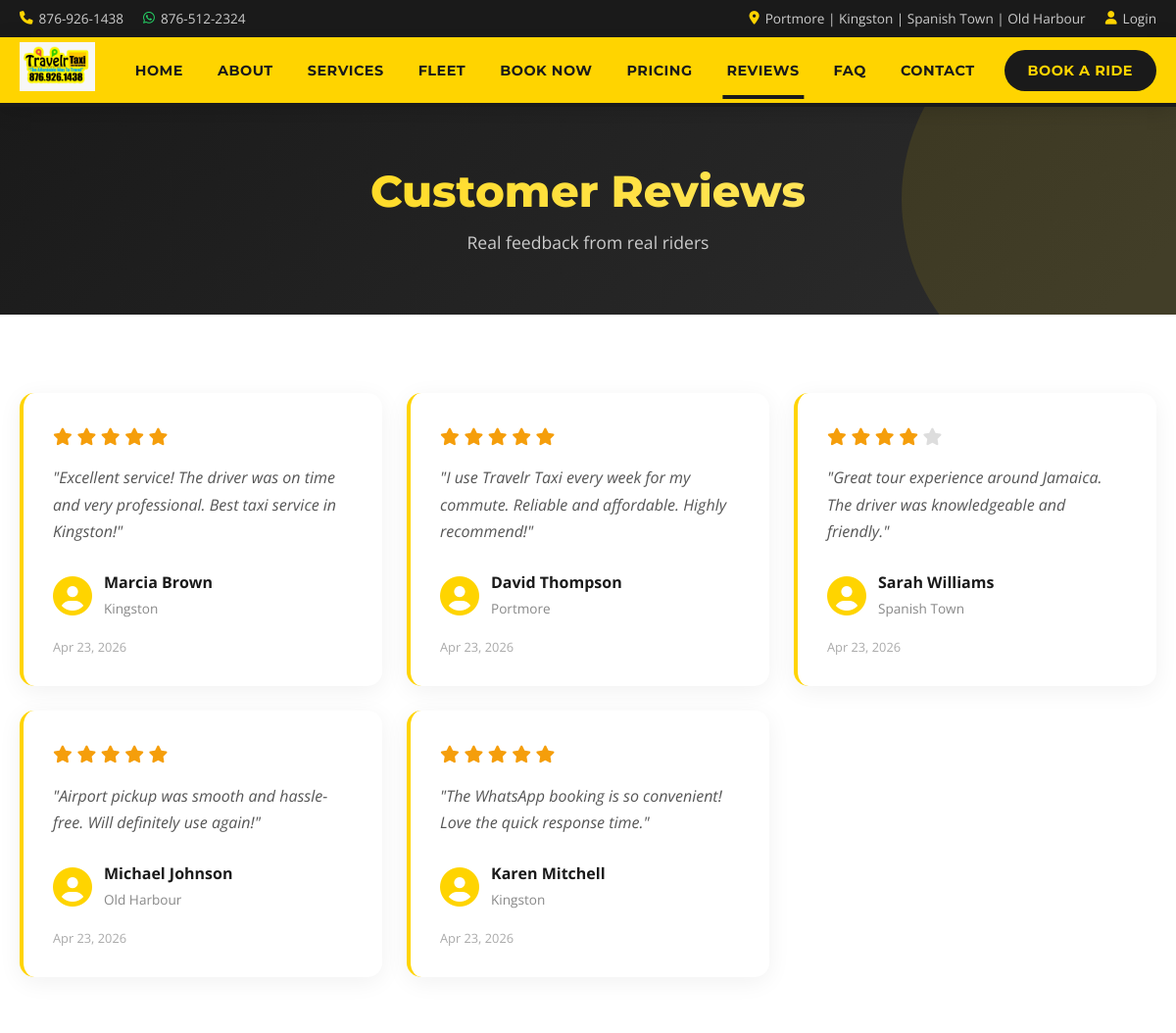
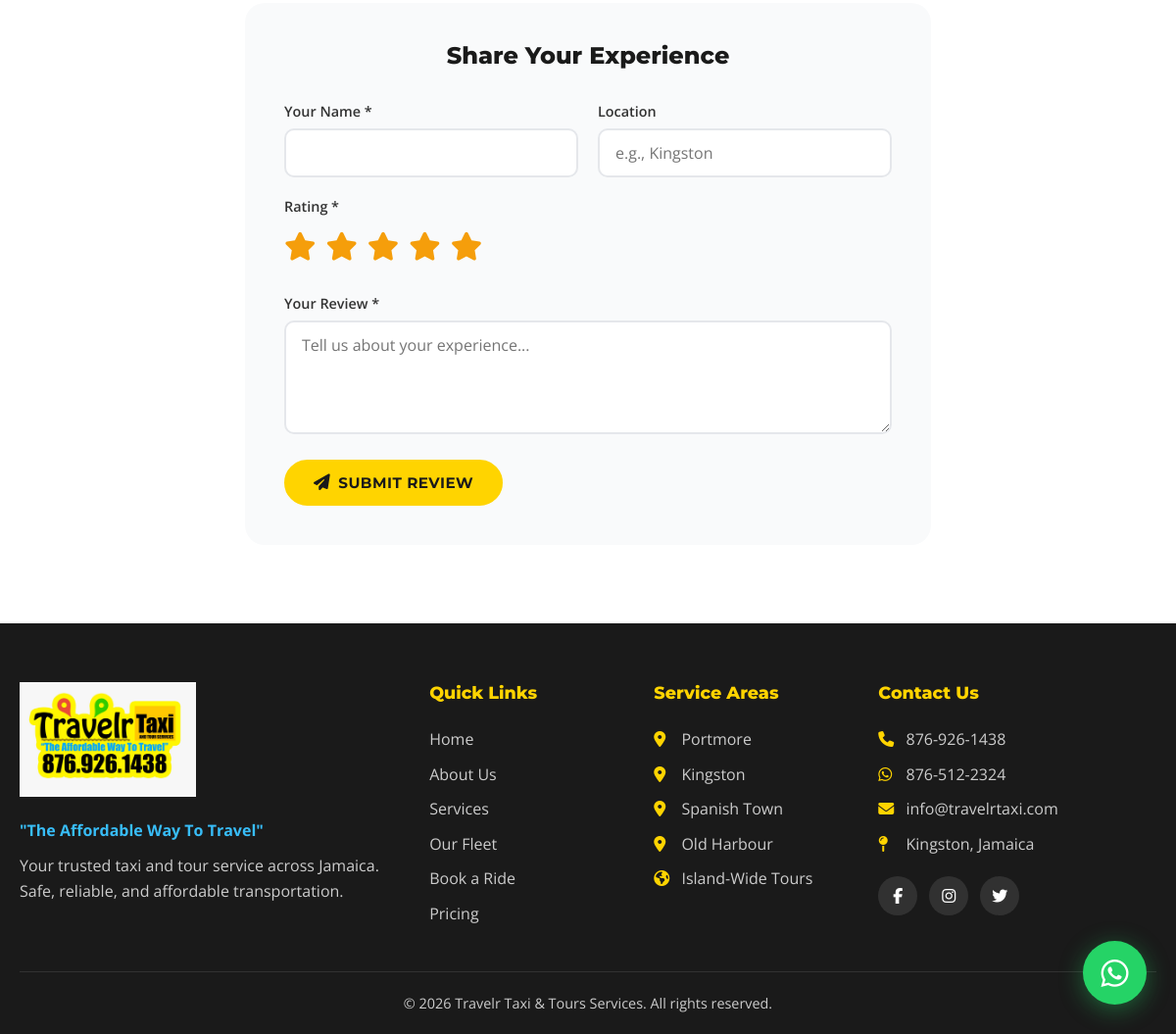
Screenshot of /testimonials.php with the database file from the repository (2 pictures, top to bottom).
### tables this page shows
CREATE TABLE testimonials (
    id INT AUTO_INCREMENT PRIMARY KEY,
    customer_name VARCHAR(200) NOT NULL,
    location VARCHAR(200),
    rating INT DEFAULT 5,
    message TEXT NOT NULL,
    is_approved TINYINT(1) DEFAULT 0,
    created_at DATETIME DEFAULT CURRENT_TIMESTAMP
);

### includes/db.php (called while the page is built, shortened)
<?php
function getDB() {
    static $pdo = null;
    if ($pdo === null) {
        try {
            $dsn = 'mysql:host=' . DB_HOST . ';dbname=' . DB_NAME . ';charset=' . DB_CHARSET;
            $pdo = new PDO($dsn, DB_USER, DB_PASS, [
                PDO::ATTR_ERRMODE => PDO::ERRMODE_EXCEPTION,
                PDO::ATTR_DEFAULT_FETCH_MODE => PDO::FETCH_ASSOC,
                PDO::ATTR_EMULATE_PREPARES => false,
            ]);
        } catch (PDOException $e) {
            error_log('Database connection failed: ' . $e->getMessage());
            die('Database connection failed. Please try again later.');
        }
    }
    return $pdo;
}
function dbQuery($sql, $params = []) {
    $stmt = getDB()->prepare($sql);
    $stmt->execute($params);
    return $stmt;
}
function dbFetchAll($sql, $params = []) {
    return dbQuery($sql, $params)->fetchAll();
}

### includes/helpers.php (called while the page is built, shortened)
<?php
function sanitize($input) {
    return htmlspecialchars(trim($input), ENT_QUOTES, 'UTF-8');
}
function formatDate($date) {
    return date('M d, Y', strtotime($date));
}

### testimonials.php (the view, shortened to what this page needs)
<?php
require_once 'includes/header.php';
$testimonials = dbFetchAll("SELECT * FROM testimonials WHERE is_approved = 1 ORDER BY created_at DESC");
?>
<section class="page-hero">
    <div class="container">
        <h1>Customer Reviews</h1>
        <p>Real feedback from real riders</p>
    </div>
</section>
<section class="section">
    <div class="container">
        <div class="testimonials-grid">
            <?php if (empty($testimonials)): ?>
                <p class="text-center">No reviews yet. Be the first to share your experience!</p>
            <?php else: ?>
                <?php foreach ($testimonials as $t): ?>
                <div class="testimonial-card-full">
                    <div class="testimonial-stars">
                        <?php for ($i = 0; $i < 5; $i++): ?>
                            <i class="fas fa-star<?php echo $i < $t['rating'] ? '' : ' empty'; ?>"></i>
                        <?php endfor; ?>
                    </div>
                    <p class="testimonial-text">"<?php echo sanitize($t['message']); ?>"</p>
                    <div class="testimonial-author">
                        <div class="testimonial-avatar"><i class="fas fa-user-circle"></i></div>
                        <div>
                            <strong><?php echo sanitize($t['customer_name']); ?></strong>
                            <span><?php echo sanitize($t['location']); ?></span>
                        </div>
                    </div>
                    <div class="testimonial-date"><?php echo formatDate($t['created_at']); ?></div>
                </div>
                <?php endforeach; ?>
            <?php endif; ?>
        </div>
        <div class="review-form-section">
            <h2>Share Your Experience</h2>
            <form action="/submit-review.php" method="POST" class="review-form">
                <div class="form-row">
                    <div class="form-group half">
                        <label>Your Name *</label>
                        <input type="text" name="customer_name" required>
                    </div>
                    <div class="form-group half">
                        <label>Location</label>
                        <input type="text" name="location" placeholder="e.g., Kingston">
                    </div>
                </div>
                <div class="form-group">
                    <label>Rating *</label>
                    <div class="star-rating" id="starRating">
                        <?php for ($i = 5; $i >= 1; $i--): ?>
                        <label for="star<?php echo $i; ?>"><i class="fas fa-star"></i></label>
                        <?php endfor; ?>
                    </div>
                </div>
                <div class="form-group">
                    <label>Your Review *</label>
                    <textarea name="message" rows="4" required placeholder="Tell us about your experience..."></textarea>
                </div>
                <button type="submit" class="btn btn-primary"><i class="fas fa-paper-plane"></i> Submit Review</button>
            </form>
        </div>
    </div>
</section>
<?php require_once 'includes/footer.php'; ?>

### assets/css/style.css (style rules this page uses)
*, *::before, *::after { box-sizing: border-box; margin: 0; padding: 0; }
html { scroll-behavior: smooth; }
body { font-family: 'Open Sans', sans-serif; color: #1a1a1a; background: #fff; line-height: 1.6; overflow-x: hidden; }
h1, h2, h3, h4, h5, h6 { font-family: 'Montserrat', sans-serif; font-weight: 800; line-height: 1.2; }
.container { max-width: 1200px; margin: 0 auto; padding: 0 20px; }
.btn { display: inline-flex; align-items: center; gap: 8px; padding: 12px 28px; border-radius: 50px; font-weight: 700; font-family: 'Montserrat', sans-serif; font-size: 0.95rem; border: 2px solid transparent; cursor: pointer; transition: all 0.3s cubic-bezier(0.4, 0, 0.2, 1); text-transform: uppercase; letter-spacing: 0.5px; }
.btn-primary { background: #FFD400; color: #1a1a1a; border-color: #FFD400; }
.btn i { font-size: 1.1em; }
.form-group { margin-bottom: 18px; }
.form-group label { display: block; font-weight: 600; margin-bottom: 6px; font-size: 0.9rem; color: #333; }
.form-group label i { margin-right: 5px; }
.form-group input, .form-group select, .form-group textarea { width: 100%; padding: 12px 16px; border: 2px solid #e5e7eb; border-radius: 10px; font-size: 1rem; font-family: 'Open Sans', sans-serif; transition: all 0.3s; background: #fff; }
.form-row { display: flex; gap: 20px; }
.form-group.half { flex: 1; }
.section { padding: 80px 0; }
.page-hero { background: linear-gradient(135deg, #1a1a1a, #2d2d2d); padding: 60px 0; text-align: center; color: #fff; position: relative; overflow: hidden; }
.page-hero::before { content: ''; position: absolute; top: -50%; right: -10%; width: 400px; height: 400px; border-radius: 50%; background: rgba(255, 212, 0, 0.1); }
.page-hero h1 { font-size: 2.8rem; margin-bottom: 10px; background: linear-gradient(135deg, #FFD400, #ffec80); -webkit-background-clip: text; -webkit-text-fill-color: transparent; background-clip: text; }
.page-hero p { color: #ccc; font-size: 1.1rem; }
.testimonial-stars { margin-bottom: 15px; color: #f59e0b; font-size: 1.1rem; }
.testimonial-stars .empty { color: #ddd; }
.testimonial-text { font-style: italic; color: #555; margin-bottom: 20px; line-height: 1.7; }
.testimonial-author { display: flex; align-items: center; gap: 12px; }
.testimonial-avatar { font-size: 2.5rem; color: #FFD400; }
.testimonial-author strong { display: block; }
.testimonial-author span { font-size: 0.85rem; color: #888; }
.testimonial-date { font-size: 0.8rem; color: #aaa; margin-top: 10px; }
.testimonials-grid { display: grid; grid-template-columns: repeat(auto-fit, minmax(350px, 1fr)); gap: 25px; margin-bottom: 60px; }
.testimonial-card-full { background: #fff; border-radius: 15px; padding: 30px; box-shadow: 0 5px 25px rgba(0,0,0,0.06); border-left: 4px solid #FFD400; }
.review-form-section { background: #f9fafb; border-radius: 20px; padding: 40px; max-width: 700px; margin: 0 auto; }
.review-form-section h2 { text-align: center; margin-bottom: 30px; }
.star-rating { display: flex; flex-direction: row-reverse; justify-content: flex-end; gap: 5px; }
.star-rating label { cursor: pointer; font-size: 1.8rem; color: #ddd; transition: color 0.2s; }
.star-rating input:checked ~ label, .star-rating label:hover, .star-rating label:hover ~ label { color: #f59e0b; }

### rows the page displays
testimonials: rating 5 (drawn), message "Excellent service! The driver was on time and very professional. Best taxi service in Kingston!", customer_name "Marcia Brown", location "Kingston", created_at "Apr 23, 2026"
testimonials: rating 5 (drawn), message "I use Travelr Taxi every week for my commute. Reliable and affordable. Highly recommend!", customer_name "David Thompson", location "Portmore", created_at "Apr 23, 2026"
testimonials: rating 4 (drawn), message "Great tour experience around Jamaica. The driver was knowledgeable and friendly.", customer_name "Sarah Williams", location "Spanish Town", created_at "Apr 23, 2026"
testimonials: rating 5 (drawn), message "Airport pickup was smooth and hassle-free. Will definitely use again!", customer_name "Michael Johnson", location "Old Harbour", created_at "Apr 23, 2026"
testimonials: rating 5 (drawn), message "The WhatsApp booking is so convenient! Love the quick response time.", customer_name "Karen Mitchell", location "Kingston", created_at "Apr 23, 2026"

### other values shown
PHONE_PRIMARY "876-926-1438"
PHONE_WHATSAPP "876-512-2324"
SITE_TAGLINE "The Affordable Way To Travel"
SITE_EMAIL "info@travelrtaxi.com"
SITE_NAME "Travelr Taxi & Tours Services"
